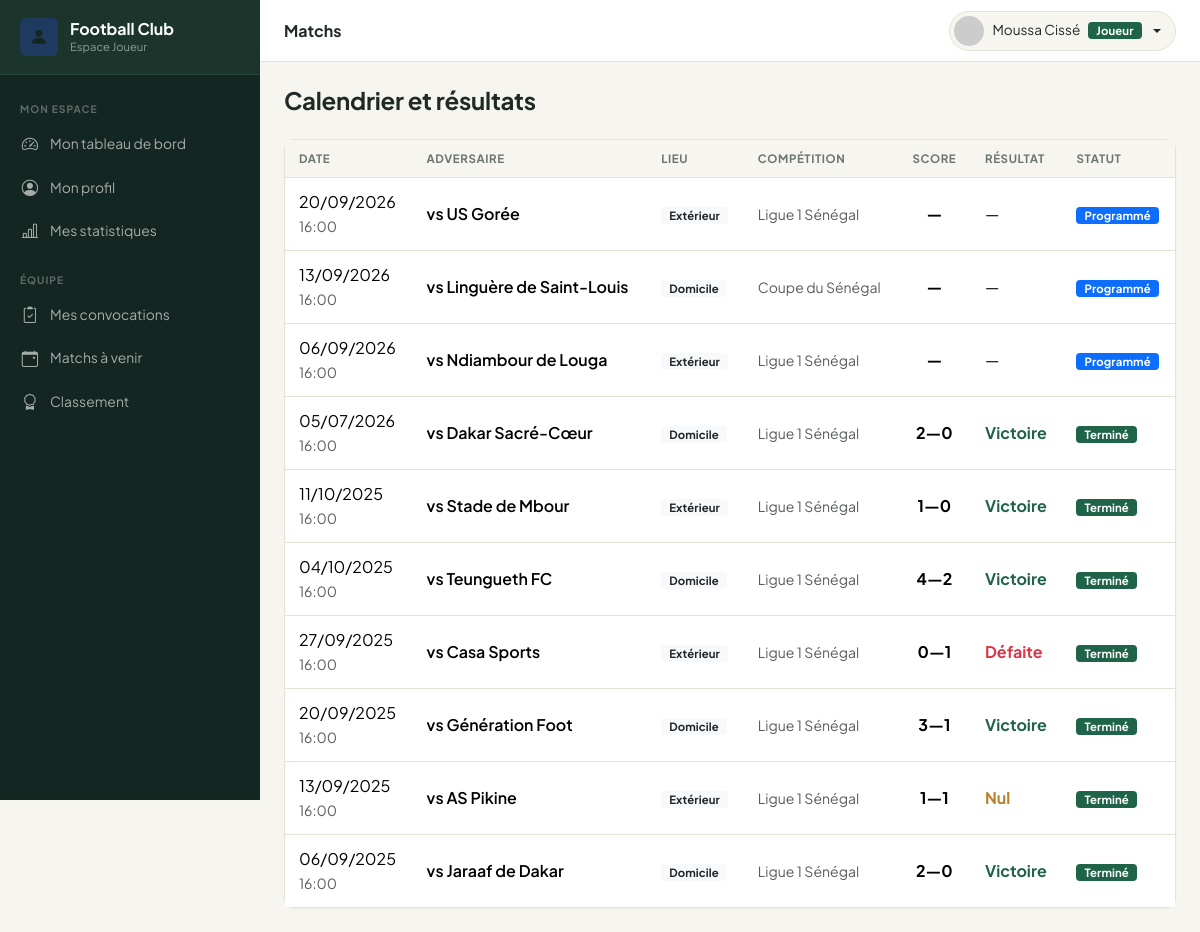
The app's page /joueur/matchs.php (signed in) with its own data.
### tables this page shows
CREATE TABLE `matchs` (
  `id` int(11) NOT NULL,
  `competition_id` int(11) DEFAULT NULL,
  `date_match` date NOT NULL,
  `heure_match` time DEFAULT NULL,
  `stade` varchar(200) DEFAULT NULL,
  `adversaire` varchar(150) NOT NULL,
  `domicile_exterieur` enum('Domicile','Extérieur') DEFAULT 'Domicile',
  `score_equipe` tinyint(3) UNSIGNED DEFAULT 0,
  `score_adverse` tinyint(3) UNSIGNED DEFAULT 0,
  `statut` enum('Programmé','En cours','Terminé','Annulé','Reporté') DEFAULT 'Programmé',
  `notes` text DEFAULT NULL,
  `created_at` timestamp NOT NULL DEFAULT current_timestamp(),
  `updated_at` timestamp NOT NULL DEFAULT current_timestamp() ON UPDATE current_timestamp()
);

CREATE TABLE `competitions` (
  `id` int(11) NOT NULL,
  `nom` varchar(150) NOT NULL,
  `type` enum('Championnat','Coupe','Amical','Tournoi') DEFAULT 'Championnat',
  `saison` varchar(20) DEFAULT NULL,
  `created_at` timestamp NOT NULL DEFAULT current_timestamp(),
  `updated_at` timestamp NOT NULL DEFAULT current_timestamp() ON UPDATE current_timestamp()
);

### joueur/matchs.php (the view, shortened to what this page needs)
<?php
require_once ROOT_PATH . '/includes/functions.php';
$pdo = getPDO();
$matchs = $pdo->query("
    SELECT m.*, c.nom AS competition FROM matchs m
    LEFT JOIN competitions c ON c.id=m.competition_id
    ORDER BY m.date_match DESC
")->fetchAll();
require_once __DIR__ . '/includes/header.php';
?>
<div class="mb-4"><h4 class="fw-bold mb-0">Calendrier et résultats</h4></div>
<div class="card table-card">
    <div class="card-body p-0 table-responsive">
        <table class="table datatable mb-0">
            <thead><tr>
                <th>Date</th><th>Adversaire</th><th>Lieu</th><th>Compétition</th>
                <th class="text-center">Score</th><th>Résultat</th><th>Statut</th>
            </tr></thead>
            <tbody>
            <?php foreach ($matchs as $m):
                $res = '—'; $rCls = '';
                if ($m['statut']==='Terminé') {
                    if ($m['score_equipe'] > $m['score_adverse'])      { $res='Victoire'; $rCls='text-success fw-bold'; }
                    elseif ($m['score_equipe'] < $m['score_adverse'])  { $res='Défaite';  $rCls='text-danger fw-bold'; }
                    else                                               { $res='Nul';      $rCls='text-warning fw-bold'; }
                }
            ?>
            <tr>
                <td>
                    <div><?= formatDate($m['date_match']) ?></div>
                    <?php if ($m['heure_match']): ?><small class="text-muted"><?= formatTime($m['heure_match']) ?></small><?php endif; ?>
                </td>
                <td class="fw-semibold">vs <?= e($m['adversaire']) ?></td>
                <td><span class="badge bg-light text-dark"><?= e($m['domicile_exterieur']) ?></span></td>
                <td class="text-muted small"><?= e($m['competition'] ?? '—') ?></td>
                <td class="text-center fw-bold"><?= $m['statut']==='Terminé' ? $m['score_equipe'].'—'.$m['score_adverse'] : '—' ?></td>
                <td class="<?= $rCls ?>"><?= $res ?></td>
                <td><?= statusBadge($m['statut']) ?></td>
            </tr>
            <?php endforeach; ?>
            </tbody>
        </table>
    </div>
</div>
<?php require_once __DIR__ . '/includes/footer.php'; ?>

### includes/functions.php (shortened to what this page needs)
<?php
function e(string $str): string {
    return htmlspecialchars($str, ENT_QUOTES | ENT_SUBSTITUTE, 'UTF-8');
}
function formatDate(?string $date): string {
    return date('d/m/Y', strtotime($date));
}
function formatTime(?string $time): string {
    return substr($time, 0, 5);
}
function statusBadge(string $status): string {
    $map = [
        'actif'      => 'success',
        'inactif'    => 'secondary',
        'blessé'     => 'warning',
        'suspendu'   => 'danger',
        'Programmé'  => 'primary',
        'Terminé'    => 'success',
        'En cours'   => 'warning',
        'Annulé'     => 'danger',
        'Reporté'    => 'secondary',
        'Publiée'    => 'success',
        'Brouillon'  => 'secondary',
        'Convoqué'   => 'success',
        'Absent'     => 'danger',
        'Blessé'     => 'warning',
        'Titulaire'  => 'primary',
        'Remplaçant' => 'secondary',
    ];
    $color = $map[$status] ?? 'secondary';
    return "<span class=\"badge bg-$color\">" . e($status) . '</span>';
}
function roleBadge(string $role): string {
    $map = ['admin' => 'danger', 'coach' => 'primary', 'staff' => 'warning', 'joueur' => 'success'];
    $labels = ['admin' => 'Admin', 'coach' => 'Coach', 'staff' => 'Staff', 'joueur' => 'Joueur'];
    $color = $map[$role] ?? 'secondary';
    $label = $labels[$role] ?? $role;
    return "<span class=\"badge bg-$color\">" . e($label) . '</span>';
}

### assets/css/style.css (style rules this page uses)
:root { --ink: #142621; --ink-2: #1c352c; --canvas: #f6f5f0; --paper: #ffffff; --pitch: #1f6349; --pitch-strong: #164a37; --pitch-rgb: 31,99,73; --gold: #b6822f; --gold-rgb: 182,130,47; --gold-soft: #ecdfc2; --text: #1f2a26; --text-muted: #6b7570; --line: #e6e2d8; --r-sm: 6px; --r-md: 10px; --r-lg: 14px; --shadow-sm: 0 1px 2px rgba(20,38,33,.06); --shadow-md: 0 6px 20px rgba(20,38,33,.08); --sidebar-bg: var(--ink); --sidebar-width: 260px; --topbar-h: 62px; --bs-success: var(--pitch); --bs-success-rgb: var(--pitch-rgb); --bs-success-bg-subtle: #e2ede7; --bs-success-border-subtle: #bcd8ca; --bs-success-text-emphasis: var(--pitch-strong); --bs-warning: var(--gold); --bs-warning-rgb: var(--gold-rgb); --bs-warning-bg-subtle: var(--gold-soft); --bs-warning-border-subtle: #d9c496; --bs-warning-text-emphasis: #7a5a1f; --bs-body-font-family: 'Plus Jakarta Sans', system-ui, -apple-system, sans-serif; --bs-border-radius: var(--r-md); --bs-border-radius-sm: var(--r-sm); --bs-border-radius-lg: var(--r-lg); }
:root { --fc-green: var(--pitch); --fc-green-dark: var(--ink); --fc-green-light: #4f9376; --fc-gold: var(--gold); }
* { -webkit-font-smoothing: antialiased; }
body { font-family: var(--bs-body-font-family); background: var(--canvas); color: var(--text); }
h1, h2, h3, h4, h5, h6 { letter-spacing: -.01em; }
.text-success { color: var(--pitch) !important; }
.card { border: 1px solid var(--line); border-radius: var(--r-md); box-shadow: var(--shadow-sm); }
.card-body { padding: 20px; }
.table-card .table { margin: 0; }
.table thead th { background: var(--canvas); font-size: .72rem; font-weight: 700; text-transform: uppercase; letter-spacing: .05em; color: var(--text-muted); border-bottom: 1px solid var(--line); padding: 10px 14px; white-space: nowrap; }
.table tbody td { padding: 12px 14px; vertical-align: middle; border-bottom: 1px solid var(--line); }
.table tbody tr:last-child td { border-bottom: none; }
.badge { font-size: .71rem; font-weight: 700; padding: 3px 8px; border-radius: 4px; letter-spacing: .01em; }

### records on screen
matchs: date_match "20/09/2026", heure_match "16:00", adversaire "US Gorée", domicile_exterieur "Extérieur", competition.nom "Ligue 1 Sénégal", res "—", statut "Programmé"
matchs: date_match "13/09/2026", heure_match "16:00", adversaire "Linguère de Saint-Louis", domicile_exterieur "Domicile", competition.nom "Coupe du Sénégal", res "—", statut "Programmé"
matchs: date_match "06/09/2026", heure_match "16:00", adversaire "Ndiambour de Louga", domicile_exterieur "Extérieur", competition.nom "Ligue 1 Sénégal", res "—", statut "Programmé"
matchs: date_match "05/07/2026", heure_match "16:00", adversaire "Dakar Sacré-Cœur", domicile_exterieur "Domicile", competition.nom "Ligue 1 Sénégal", score_equipe "2", score_adverse "0", res "Victoire", statut "Terminé"
matchs: date_match "11/10/2025", heure_match "16:00", adversaire "Stade de Mbour", domicile_exterieur "Extérieur", competition.nom "Ligue 1 Sénégal", score_equipe "1", score_adverse "0", res "Victoire", statut "Terminé"
matchs: date_match "04/10/2025", heure_match "16:00", adversaire "Teungueth FC", domicile_exterieur "Domicile", competition.nom "Ligue 1 Sénégal", score_equipe "4", score_adverse "2", res "Victoire", statut "Terminé"
matchs: date_match "27/09/2025", heure_match "16:00", adversaire "Casa Sports", domicile_exterieur "Extérieur", competition.nom "Ligue 1 Sénégal", score_equipe "0", score_adverse "1", res "Défaite", statut "Terminé"
matchs: date_match "20/09/2025", heure_match "16:00", adversaire "Génération Foot", domicile_exterieur "Domicile", competition.nom "Ligue 1 Sénégal", score_equipe "3", score_adverse "1", res "Victoire", statut "Terminé"
matchs: date_match "13/09/2025", heure_match "16:00", adversaire "AS Pikine", domicile_exterieur "Extérieur", competition.nom "Ligue 1 Sénégal", score_equipe "1", score_adverse "1", res "Nul", statut "Terminé"
matchs: date_match "06/09/2025", heure_match "16:00", adversaire "Jaraaf de Dakar", domicile_exterieur "Domicile", competition.nom "Ligue 1 Sénégal", score_equipe "2", score_adverse "0", res "Victoire", statut "Terminé"

### other values on screen
$pageTitle "Matchs"
$label "Joueur"
